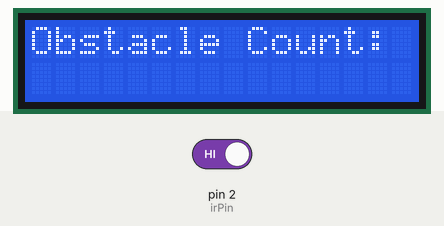
Bench run of a sketch on a simulated Arduino Uno, built with avr-gcc and run on an emulated ATmega328P. On the bench: 16×2 character LCD. The inputs (shaded band) are chosen by the test bench; at power-on: pin 2 (irPin) HIGH. What the sketch prints to the serial monitor is not drawn.

Above: at 1.2 s.
1.3 s: pin 2 (irPin) driven LOW
At 1.43 s:
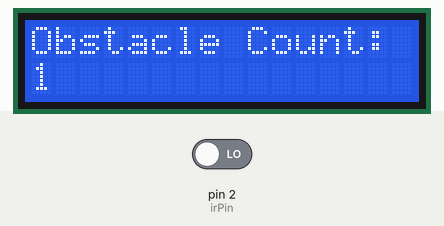
At 1.83 s:
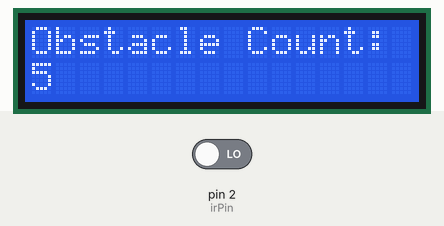

The sketch:

obstacle_counter.ino
```cpp
// (licence header left out)
#include <Wire.h>
#include <LiquidCrystal_I2C.h>

#define irPin 2   // IR sensor digital pin

int obstacleCount = 0;  // Counter for obstacles detected

// Initialize LCD display with I2C address 0x27
LiquidCrystal_I2C lcd(0x27, 16, 2);

void setup() {
  lcd.init();  // Initialize LCD display
  lcd.backlight();  // Turn on LCD backlight
  lcd.setCursor(0, 0);
  lcd.print("Obstacle Count:");  // Print initial message on LCD
  Serial.begin(9600);
  pinMode(irPin, INPUT);
}

void loop() {
  // Read IR sensor value
  int irValue = digitalRead(irPin);

  // Check if obstacle is detected
  if (irValue == LOW) {
    obstacleCount++;
    lcd.setCursor(0, 1);
    lcd.print(obstacleCount);  // Update obstacle count on LCD display
    Serial.print("Obstacle detected! Count: ");
    Serial.println(obstacleCount);
  }

  delay(100);  // Wait for 0.1 seconds before reading again
}
```

Measured:
- after the input at 1.3 s, the display: changes after 0.08 s (image 1)
